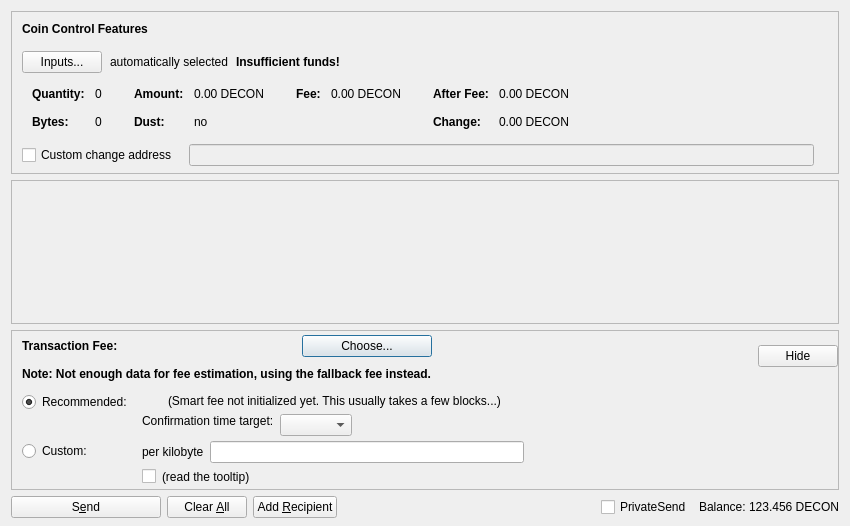
<?xml version="1.0" encoding="UTF-8"?>
<ui version="4.0">
 <class>SendCoinsDialog</class>
 <widget class="QDialog" name="SendCoinsDialog">
  <property name="geometry">
   <rect>
    <x>0</x>
    <y>0</y>
    <width>850</width>
    <height>526</height>
   </rect>
  </property>
  <property name="windowTitle">
   <string>Send Coins</string>
  </property>
  <layout class="QVBoxLayout" name="verticalLayout" stretch="0,1,0,0">
   <property name="bottomMargin">
    <number>8</number>
   </property>
   <item>
    <widget class="QFrame" name="frameCoinControl">
     <property name="sizePolicy">
      <sizepolicy hsizetype="Expanding" vsizetype="Expanding">
       <horstretch>0</horstretch>
       <verstretch>0</verstretch>
      </sizepolicy>
     </property>
     <property name="maximumSize">
      <size>
       <width>16777215</width>
       <height>16777215</height>
      </size>
     </property>
     <property name="frameShape">
      <enum>QFrame::StyledPanel</enum>
     </property>
     <property name="frameShadow">
      <enum>QFrame::Sunken</enum>
     </property>
     <layout class="QVBoxLayout" name="verticalLayoutCoinControl2">
      <property name="spacing">
       <number>0</number>
      </property>
      <property name="leftMargin">
       <number>0</number>
      </property>
      <property name="topMargin">
       <number>0</number>
      </property>
      <property name="rightMargin">
       <number>0</number>
      </property>
      <property name="bottomMargin">
       <number>6</number>
      </property>
      <item>
       <layout class="QVBoxLayout" name="verticalLayoutCoinControl" stretch="0,0,0,0,1">
        <property name="spacing">
         <number>0</number>
        </property>
        <property name="leftMargin">
         <number>10</number>
        </property>
        <property name="topMargin">
         <number>10</number>
        </property>
        <item>
         <layout class="QHBoxLayout" name="horizontalLayoutCoinControl1">
          <property name="bottomMargin">
           <number>15</number>
          </property>
          <item>
           <widget class="QLabel" name="labelCoinControlFeatures">
            <property name="sizePolicy">
             <sizepolicy hsizetype="Preferred" vsizetype="Maximum">
              <horstretch>0</horstretch>
              <verstretch>0</verstretch>
             </sizepolicy>
            </property>
            <property name="font">
             <font>
              <weight>75</weight>
              <bold>true</bold>
             </font>
            </property>
            <property name="styleSheet">
             <string notr="true">font-weight:bold;</string>
            </property>
            <property name="text">
             <string>Coin Control Features</string>
            </property>
           </widget>
          </item>
         </layout>
        </item>
        <item>
         <layout class="QHBoxLayout" name="horizontalLayoutCoinControl2" stretch="0,0,0,0">
          <property name="spacing">
           <number>8</number>
          </property>
          <property name="bottomMargin">
           <number>10</number>
          </property>
          <item>
           <widget class="QPushButton" name="pushButtonCoinControl">
            <property name="styleSheet">
             <string notr="true"/>
            </property>
            <property name="text">
             <string>Inputs...</string>
            </property>
            <property name="autoDefault">
             <bool>false</bool>
            </property>
           </widget>
          </item>
          <item>
           <widget class="QLabel" name="labelCoinControlAutomaticallySelected">
            <property name="text">
             <string>automatically selected</string>
            </property>
            <property name="margin">
             <number>5</number>
            </property>
           </widget>
          </item>
          <item>
           <widget class="QLabel" name="labelCoinControlInsuffFunds">
            <property name="font">
             <font>
              <weight>75</weight>
              <bold>true</bold>
             </font>
            </property>
            <property name="styleSheet">
             <string notr="true">font-weight:bold;</string>
            </property>
            <property name="text">
             <string>Insufficient funds!</string>
            </property>
            <property name="margin">
             <number>5</number>
            </property>
           </widget>
          </item>
          <item>
           <spacer name="horizontalSpacerCoinControl">
            <property name="orientation">
             <enum>Qt::Horizontal</enum>
            </property>
            <property name="sizeHint" stdset="0">
             <size>
              <width>40</width>
              <height>1</height>
             </size>
            </property>
           </spacer>
          </item>
         </layout>
        </item>
        <item>
         <widget class="QWidget" name="widgetCoinControl" native="true">
          <property name="sizePolicy">
           <sizepolicy hsizetype="Preferred" vsizetype="Preferred">
            <horstretch>0</horstretch>
            <verstretch>0</verstretch>
           </sizepolicy>
          </property>
          <property name="minimumSize">
           <size>
            <width>0</width>
            <height>0</height>
           </size>
          </property>
          <property name="styleSheet">
           <string notr="true"/>
          </property>
          <layout class="QHBoxLayout" name="horizontalLayoutCoinControl5">
           <property name="leftMargin">
            <number>0</number>
           </property>
           <property name="topMargin">
            <number>0</number>
           </property>
           <property name="rightMargin">
            <number>0</number>
           </property>
           <property name="bottomMargin">
            <number>0</number>
           </property>
           <item>
            <layout class="QHBoxLayout" name="horizontalLayoutCoinControl3" stretch="0,0,0,1">
             <property name="spacing">
              <number>20</number>
             </property>
             <property name="topMargin">
              <number>0</number>
             </property>
             <property name="bottomMargin">
              <number>10</number>
             </property>
             <item>
              <layout class="QFormLayout" name="formLayoutCoinControl1">
               <property name="horizontalSpacing">
                <number>10</number>
               </property>
               <property name="verticalSpacing">
                <number>14</number>
               </property>
               <property name="leftMargin">
                <number>10</number>
               </property>
               <property name="topMargin">
                <number>4</number>
               </property>
               <property name="rightMargin">
                <number>6</number>
               </property>
               <item row="0" column="0">
                <widget class="QLabel" name="labelCoinControlQuantityText">
                 <property name="font">
                  <font>
                   <weight>75</weight>
                   <bold>true</bold>
                  </font>
                 </property>
                 <property name="text">
                  <string>Quantity:</string>
                 </property>
                 <property name="margin">
                  <number>0</number>
                 </property>
                </widget>
               </item>
               <item row="0" column="1">
                <widget class="QLabel" name="labelCoinControlQuantity">
                 <property name="cursor">
                  <cursorShape>IBeamCursor</cursorShape>
                 </property>
                 <property name="contextMenuPolicy">
                  <enum>Qt::ActionsContextMenu</enum>
                 </property>
                 <property name="text">
                  <string notr="true">0</string>
                 </property>
                 <property name="margin">
                  <number>0</number>
                 </property>
                 <property name="textInteractionFlags">
                  <set>Qt::LinksAccessibleByMouse|Qt::TextSelectableByKeyboard|Qt::TextSelectableByMouse</set>
                 </property>
                </widget>
               </item>
               <item row="1" column="0">
                <widget class="QLabel" name="labelCoinControlBytesText">
                 <property name="font">
                  <font>
                   <weight>75</weight>
                   <bold>true</bold>
                  </font>
                 </property>
                 <property name="text">
                  <string>Bytes:</string>
                 </property>
                </widget>
               </item>
               <item row="1" column="1">
                <widget class="QLabel" name="labelCoinControlBytes">
                 <property name="cursor">
                  <cursorShape>IBeamCursor</cursorShape>
                 </property>
                 <property name="contextMenuPolicy">
                  <enum>Qt::ActionsContextMenu</enum>
                 </property>
                 <property name="text">
                  <string notr="true">0</string>
                 </property>
                 <property name="textInteractionFlags">
                  <set>Qt::LinksAccessibleByMouse|Qt::TextSelectableByKeyboard|Qt::TextSelectableByMouse</set>
                 </property>
                </widget>
               </item>
              </layout>
             </item>
             <item>
              <layout class="QFormLayout" name="formLayoutCoinControl2">
               <property name="horizontalSpacing">
                <number>10</number>
               </property>
               <property name="verticalSpacing">
                <number>14</number>
               </property>
               <property name="leftMargin">
                <number>6</number>
               </property>
               <property name="topMargin">
                <number>4</number>
               </property>
               <property name="rightMargin">
                <number>6</number>
               </property>
               <item row="0" column="0">
                <widget class="QLabel" name="labelCoinControlAmountText">
                 <property name="font">
                  <font>
                   <weight>75</weight>
                   <bold>true</bold>
                  </font>
                 </property>
                 <property name="text">
                  <string>Amount:</string>
                 </property>
                 <property name="margin">
                  <number>0</number>
                 </property>
                </widget>
               </item>
               <item row="0" column="1">
                <widget class="QLabel" name="labelCoinControlAmount">
                 <property name="cursor">
                  <cursorShape>IBeamCursor</cursorShape>
                 </property>
                 <property name="contextMenuPolicy">
                  <enum>Qt::ActionsContextMenu</enum>
                 </property>
                 <property name="text">
                  <string notr="true">0.00 DECON</string>
                 </property>
                 <property name="textInteractionFlags">
                  <set>Qt::LinksAccessibleByMouse|Qt::TextSelectableByKeyboard|Qt::TextSelectableByMouse</set>
                 </property>
                </widget>
               </item>
               <item row="1" column="0">
                <widget class="QLabel" name="labelCoinControlLowOutputText">
                 <property name="font">
                  <font>
                   <weight>75</weight>
                   <bold>true</bold>
                  </font>
                 </property>
                 <property name="text">
                  <string>Dust:</string>
                 </property>
                </widget>
               </item>
               <item row="1" column="1">
                <widget class="QLabel" name="labelCoinControlLowOutput">
                 <property name="cursor">
                  <cursorShape>IBeamCursor</cursorShape>
                 </property>
                 <property name="contextMenuPolicy">
                  <enum>Qt::ActionsContextMenu</enum>
                 </property>
                 <property name="text">
                  <string notr="true">no</string>
                 </property>
                 <property name="textInteractionFlags">
                  <set>Qt::LinksAccessibleByMouse|Qt::TextSelectableByKeyboard|Qt::TextSelectableByMouse</set>
                 </property>
                </widget>
               </item>
              </layout>
             </item>
             <item>
              <layout class="QFormLayout" name="formLayoutCoinControl3">
               <property name="horizontalSpacing">
                <number>10</number>
               </property>
               <property name="verticalSpacing">
                <number>14</number>
               </property>
               <property name="leftMargin">
                <number>6</number>
               </property>
               <property name="topMargin">
                <number>4</number>
               </property>
               <property name="rightMargin">
                <number>6</number>
               </property>
               <item row="0" column="0">
                <widget class="QLabel" name="labelCoinControlFeeText">
                 <property name="font">
                  <font>
                   <weight>75</weight>
                   <bold>true</bold>
                  </font>
                 </property>
                 <property name="text">
                  <string>Fee:</string>
                 </property>
                 <property name="margin">
                  <number>0</number>
                 </property>
                </widget>
               </item>
               <item row="0" column="1">
                <widget class="QLabel" name="labelCoinControlFee">
                 <property name="cursor">
                  <cursorShape>IBeamCursor</cursorShape>
                 </property>
                 <property name="contextMenuPolicy">
                  <enum>Qt::ActionsContextMenu</enum>
                 </property>
                 <property name="text">
                  <string notr="true">0.00 DECON</string>
                 </property>
                 <property name="textInteractionFlags">
                  <set>Qt::LinksAccessibleByMouse|Qt::TextSelectableByKeyboard|Qt::TextSelectableByMouse</set>
                 </property>
                </widget>
               </item>
              </layout>
             </item>
             <item>
              <layout class="QFormLayout" name="formLayoutCoinControl4">
               <property name="horizontalSpacing">
                <number>10</number>
               </property>
               <property name="verticalSpacing">
                <number>14</number>
               </property>
               <property name="leftMargin">
                <number>6</number>
               </property>
               <property name="topMargin">
                <number>4</number>
               </property>
               <property name="rightMargin">
                <number>6</number>
               </property>
               <item row="0" column="0">
                <widget class="QLabel" name="labelCoinControlAfterFeeText">
                 <property name="font">
                  <font>
                   <weight>75</weight>
                   <bold>true</bold>
                  </font>
                 </property>
                 <property name="text">
                  <string>After Fee:</string>
                 </property>
                 <property name="margin">
                  <number>0</number>
                 </property>
                </widget>
               </item>
               <item row="0" column="1">
                <widget class="QLabel" name="labelCoinControlAfterFee">
                 <property name="cursor">
                  <cursorShape>IBeamCursor</cursorShape>
                 </property>
                 <property name="contextMenuPolicy">
                  <enum>Qt::ActionsContextMenu</enum>
                 </property>
                 <property name="text">
                  <string notr="true">0.00 DECON</string>
                 </property>
                 <property name="textInteractionFlags">
                  <set>Qt::LinksAccessibleByMouse|Qt::TextSelectableByKeyboard|Qt::TextSelectableByMouse</set>
                 </property>
                </widget>
               </item>
               <item row="1" column="0">
                <widget class="QLabel" name="labelCoinControlChangeText">
                 <property name="font">
                  <font>
                   <weight>75</weight>
                   <bold>true</bold>
                  </font>
                 </property>
                 <property name="text">
                  <string>Change:</string>
                 </property>
                </widget>
               </item>
               <item row="1" column="1">
                <widget class="QLabel" name="labelCoinControlChange">
                 <property name="cursor">
                  <cursorShape>IBeamCursor</cursorShape>
                 </property>
                 <property name="contextMenuPolicy">
                  <enum>Qt::ActionsContextMenu</enum>
                 </property>
                 <property name="text">
                  <string notr="true">0.00 DECON</string>
                 </property>
                 <property name="textInteractionFlags">
                  <set>Qt::LinksAccessibleByMouse|Qt::TextSelectableByKeyboard|Qt::TextSelectableByMouse</set>
                 </property>
                </widget>
               </item>
              </layout>
             </item>
            </layout>
           </item>
          </layout>
         </widget>
        </item>
        <item>
         <layout class="QHBoxLayout" name="horizontalLayoutCoinControl4" stretch="0,0,0">
          <property name="spacing">
           <number>12</number>
          </property>
          <property name="sizeConstraint">
           <enum>QLayout::SetDefaultConstraint</enum>
          </property>
          <property name="topMargin">
           <number>5</number>
          </property>
          <property name="rightMargin">
           <number>5</number>
          </property>
          <item>
           <widget class="QCheckBox" name="checkBoxCoinControlChange">
            <property name="toolTip">
             <string>If this is activated, but the change address is empty or invalid, change will be sent to a newly generated address.</string>
            </property>
            <property name="text">
             <string>Custom change address</string>
            </property>
           </widget>
          </item>
          <item>
           <widget class="QValidatedLineEdit" name="lineEditCoinControlChange">
            <property name="enabled">
             <bool>false</bool>
            </property>
            <property name="sizePolicy">
             <sizepolicy hsizetype="Expanding" vsizetype="Fixed">
              <horstretch>0</horstretch>
              <verstretch>0</verstretch>
             </sizepolicy>
            </property>
           </widget>
          </item>
          <item>
           <widget class="QLabel" name="labelCoinControlChangeLabel">
            <property name="sizePolicy">
             <sizepolicy hsizetype="Preferred" vsizetype="Expanding">
              <horstretch>0</horstretch>
              <verstretch>0</verstretch>
             </sizepolicy>
            </property>
            <property name="minimumSize">
             <size>
              <width>0</width>
              <height>0</height>
             </size>
            </property>
            <property name="text">
             <string/>
            </property>
            <property name="margin">
             <number>3</number>
            </property>
           </widget>
          </item>
         </layout>
        </item>
        <item>
         <spacer name="verticalSpacerCoinControl">
          <property name="orientation">
           <enum>Qt::Vertical</enum>
          </property>
          <property name="sizeHint" stdset="0">
           <size>
            <width>800</width>
            <height>1</height>
           </size>
          </property>
         </spacer>
        </item>
       </layout>
      </item>
     </layout>
    </widget>
   </item>
   <item>
    <widget class="QScrollArea" name="scrollArea">
     <property name="widgetResizable">
      <bool>true</bool>
     </property>
     <widget class="QWidget" name="scrollAreaWidgetContents">
      <property name="geometry">
       <rect>
        <x>0</x>
        <y>0</y>
        <width>830</width>
        <height>104</height>
       </rect>
      </property>
      <layout class="QVBoxLayout" name="verticalLayout_2" stretch="0,1">
       <property name="leftMargin">
        <number>0</number>
       </property>
       <property name="topMargin">
        <number>0</number>
       </property>
       <property name="rightMargin">
        <number>0</number>
       </property>
       <property name="bottomMargin">
        <number>0</number>
       </property>
       <item>
        <layout class="QVBoxLayout" name="entries">
         <property name="spacing">
          <number>6</number>
         </property>
        </layout>
       </item>
       <item>
        <spacer name="verticalSpacer">
         <property name="orientation">
          <enum>Qt::Vertical</enum>
         </property>
         <property name="sizeHint" stdset="0">
          <size>
           <width>20</width>
           <height>40</height>
          </size>
         </property>
        </spacer>
       </item>
      </layout>
     </widget>
    </widget>
   </item>
   <item>
    <widget class="QFrame" name="frameFee">
     <property name="sizePolicy">
      <sizepolicy hsizetype="Expanding" vsizetype="Expanding">
       <horstretch>0</horstretch>
       <verstretch>0</verstretch>
      </sizepolicy>
     </property>
     <property name="maximumSize">
      <size>
       <width>16777215</width>
       <height>16777215</height>
      </size>
     </property>
     <property name="frameShape">
      <enum>QFrame::StyledPanel</enum>
     </property>
     <property name="frameShadow">
      <enum>QFrame::Sunken</enum>
     </property>
     <layout class="QVBoxLayout" name="verticalLayoutFee1">
      <property name="spacing">
       <number>0</number>
      </property>
      <property name="leftMargin">
       <number>0</number>
      </property>
      <property name="topMargin">
       <number>0</number>
      </property>
      <property name="rightMargin">
       <number>0</number>
      </property>
      <property name="bottomMargin">
       <number>0</number>
      </property>
      <item>
       <layout class="QVBoxLayout" name="verticalLayoutFee2" stretch="0,0,0">
        <property name="spacing">
         <number>0</number>
        </property>
        <property name="leftMargin">
         <number>10</number>
        </property>
        <property name="topMargin">
         <number>0</number>
        </property>
        <item>
         <layout class="QHBoxLayout" name="horizontalLayoutFee1">
          <property name="bottomMargin">
           <number>0</number>
          </property>
          <item>
           <layout class="QVBoxLayout" name="verticalLayoutFee7">
            <property name="spacing">
             <number>0</number>
            </property>
            <item>
             <spacer name="verticalSpacerSmartFee">
              <property name="orientation">
               <enum>Qt::Vertical</enum>
              </property>
              <property name="sizeType">
               <enum>QSizePolicy::Fixed</enum>
              </property>
              <property name="sizeHint" stdset="0">
               <size>
                <width>1</width>
                <height>4</height>
               </size>
              </property>
             </spacer>
            </item>
            <item>
             <layout class="QHBoxLayout" name="horizontalLayoutSmartFee">
              <property name="spacing">
               <number>10</number>
              </property>
              <item>
               <widget class="QLabel" name="labelFeeHeadline">
                <property name="sizePolicy">
                 <sizepolicy hsizetype="Preferred" vsizetype="Maximum">
                  <horstretch>0</horstretch>
                  <verstretch>0</verstretch>
                 </sizepolicy>
                </property>
                <property name="font">
                 <font>
                  <weight>75</weight>
                  <bold>true</bold>
                 </font>
                </property>
                <property name="styleSheet">
                 <string notr="true">font-weight:bold;</string>
                </property>
                <property name="text">
                 <string>Transaction Fee:</string>
                </property>
               </widget>
              </item>
              <item>
               <widget class="QLabel" name="labelFeeMinimized">
                <property name="text">
                 <string/>
                </property>
               </widget>
              </item>
              <item>
               <widget class="QPushButton" name="buttonChooseFee">
                <property name="text">
                 <string>Choose...</string>
                </property>
               </widget>
              </item>
             </layout>
            </item>
            <item>
             <spacer name="verticalSpacer_7">
              <property name="orientation">
               <enum>Qt::Vertical</enum>
              </property>
              <property name="sizeHint" stdset="0">
               <size>
                <width>1</width>
                <height>10</height>
               </size>
              </property>
             </spacer>
            </item>
            <item>
             <widget class="QLabel" name="fallbackFeeWarningLabel">
              <property name="toolTip">
               <string>Using the fallbackfee can result in sending a transaction that will take several hours or days (or never) to confirm. Consider choosing your fee manually or wait until you have validated the complete chain.</string>
              </property>
              <property name="font">
              <font>
                  <weight>75</weight>
                  <bold>true</bold>
              </font>
              </property>
              <property name="text">
               <string>Note: Not enough data for fee estimation, using the fallback fee instead.</string>
              </property>
              <property name="wordWrap">
               <bool>false</bool>
              </property>
             </widget>
            </item>
            <item>
             <spacer name="verticalSpacer_5">
              <property name="orientation">
               <enum>Qt::Vertical</enum>
              </property>
              <property name="sizeHint" stdset="0">
               <size>
                <width>1</width>
                <height>1</height>
               </size>
              </property>
             </spacer>
            </item>
           </layout>
          </item>
          <item>
           <spacer name="horizontalSpacer_4">
            <property name="orientation">
             <enum>Qt::Horizontal</enum>
            </property>
            <property name="sizeHint" stdset="0">
             <size>
              <width>1</width>
              <height>1</height>
             </size>
            </property>
           </spacer>
          </item>
          <item>
           <widget class="QPushButton" name="buttonMinimizeFee">
            <property name="toolTip">
             <string>collapse fee-settings</string>
            </property>
            <property name="text">
             <string>Hide</string>
            </property>
           </widget>
          </item>
         </layout>
        </item>
        <item>
         <widget class="QFrame" name="frameFeeSelection">
          <layout class="QVBoxLayout" name="verticalLayoutFee12">
           <property name="spacing">
            <number>0</number>
           </property>
           <property name="leftMargin">
            <number>0</number>
           </property>
           <property name="topMargin">
            <number>0</number>
           </property>
           <property name="rightMargin">
            <number>0</number>
           </property>
           <property name="bottomMargin">
            <number>0</number>
           </property>
           <item>
            <layout class="QGridLayout" name="gridLayoutFee">
             <property name="topMargin">
              <number>10</number>
             </property>
             <property name="bottomMargin">
              <number>4</number>
             </property>
             <property name="horizontalSpacing">
              <number>10</number>
             </property>
             <property name="verticalSpacing">
              <number>4</number>
             </property>
             <item row="1" column="1">
              <layout class="QVBoxLayout" name="verticalLayoutFee8">
               <property name="spacing">
                <number>6</number>
               </property>
               <item>
                <layout class="QHBoxLayout" name="horizontalLayoutFee13">
                 <item>
                  <widget class="QLabel" name="labelCustomPerKilobyte">
                   <property name="toolTip">
                    <string>If the custom fee is set to 1000 dusts and the transaction is only 250 bytes, then &quot;per kilobyte&quot; only pays 250 dusts in fee,&lt;br /&gt;while &quot;at least&quot; pays 1000 dusts. For transactions bigger than a kilobyte both pay by kilobyte.</string>
                   </property>
                   <property name="text">
                    <string>per kilobyte</string>
                   </property>
                  </widget>
                 </item>
                 <item>
                  <widget class="BitcoinAmountField" name="customFee"/>
                 </item>
                 <item>
                  <spacer name="horizontalSpacer_6">
                   <property name="orientation">
                    <enum>Qt::Horizontal</enum>
                   </property>
                   <property name="sizeHint" stdset="0">
                    <size>
                     <width>1</width>
                     <height>1</height>
                    </size>
                   </property>
                  </spacer>
                 </item>
                </layout>
               </item>
               <item>
                <layout class="QHBoxLayout" name="horizontalLayoutFee8">
                 <item>
                  <widget class="QCheckBox" name="checkBoxMinimumFee">
                   <property name="toolTip">
                    <string>Paying only the minimum fee is just fine as long as there is less transaction volume than space in the blocks.&lt;br /&gt;But be aware that this can end up in a never confirming transaction once there is more demand for decon transactions than the network can process.</string>
                   </property>
                   <property name="text">
                    <string/>
                   </property>
                  </widget>
                 </item>
                 <item>
                  <widget class="QLabel" name="labelMinFeeWarning">
                   <property name="enabled">
                    <bool>true</bool>
                   </property>
                   <property name="toolTip">
                    <string>Paying only the minimum fee is just fine as long as there is less transaction volume than space in the blocks.&lt;br /&gt;But be aware that this can end up in a never confirming transaction once there is more demand for decon transactions than the network can process.</string>
                   </property>
                   <property name="text">
                    <string>(read the tooltip)</string>
                   </property>
                   <property name="margin">
                    <number>5</number>
                   </property>
                  </widget>
                 </item>
                 <item>
                  <spacer name="horizontalSpacer_2">
                   <property name="orientation">
                    <enum>Qt::Horizontal</enum>
                   </property>
                   <property name="sizeHint" stdset="0">
                    <size>
                     <width>1</width>
                     <height>1</height>
                    </size>
                   </property>
                  </spacer>
                 </item>
                </layout>
               </item>
              </layout>
             </item>
             <item row="0" column="0">
              <layout class="QVBoxLayout" name="verticalLayoutFee4" stretch="0,1">
               <item>
                <widget class="QRadioButton" name="radioSmartFee">
                 <property name="text">
                  <string>Recommended:</string>
                 </property>
                 <property name="checked">
                  <bool>true</bool>
                 </property>
                 <attribute name="buttonGroup">
                  <string notr="true">groupFee</string>
                 </attribute>
                </widget>
               </item>
               <item>
                <spacer name="verticalSpacer_2">
                 <property name="orientation">
                  <enum>Qt::Vertical</enum>
                 </property>
                 <property name="sizeHint" stdset="0">
                  <size>
                   <width>1</width>
                   <height>1</height>
                  </size>
                 </property>
                </spacer>
               </item>
              </layout>
             </item>
             <item row="1" column="0">
              <layout class="QVBoxLayout" name="verticalLayoutFee9" stretch="0,1">
               <item>
                <widget class="QRadioButton" name="radioCustomFee">
                 <property name="text">
                  <string>Custom:</string>
                 </property>
                 <attribute name="buttonGroup">
                  <string notr="true">groupFee</string>
                 </attribute>
                </widget>
               </item>
               <item>
                <spacer name="verticalSpacer_6">
                 <property name="orientation">
                  <enum>Qt::Vertical</enum>
                 </property>
                 <property name="sizeHint" stdset="0">
                  <size>
                   <width>1</width>
                   <height>1</height>
                  </size>
                 </property>
                </spacer>
               </item>
              </layout>
             </item>
             <item row="0" column="1">
              <layout class="QVBoxLayout" name="verticalLayoutFee3" stretch="0,0,1">
               <property name="spacing">
                <number>6</number>
               </property>
               <property name="topMargin">
                <number>2</number>
               </property>
               <item>
                <layout class="QHBoxLayout" name="horizontalLayoutFee12">
                 <item>
                  <widget class="QLabel" name="labelSmartFee">
                   <property name="text">
                    <string/>
                   </property>
                   <property name="margin">
                    <number>2</number>
                   </property>
                  </widget>
                 </item>
                 <item>
                  <widget class="QLabel" name="labelFeeEstimation">
                   <property name="text">
                    <string/>
                   </property>
                  </widget>
                 </item>
                 <item>
                  <widget class="QLabel" name="labelSmartFee2">
                   <property name="text">
                    <string>(Smart fee not initialized yet. This usually takes a few blocks...)</string>
                   </property>
                   <property name="margin">
                    <number>2</number>
                   </property>
                  </widget>
                 </item>
                 <item>
                  <spacer name="horizontalSpacer_5">
                   <property name="orientation">
                    <enum>Qt::Horizontal</enum>
                   </property>
                   <property name="sizeHint" stdset="0">
                    <size>
                     <width>1</width>
                     <height>1</height>
                    </size>
                   </property>
                  </spacer>
                 </item>
                </layout>
               </item>
               <item>
                <layout class="QHBoxLayout" name="horizontalLayoutFee9">
                 <item>
                  <layout class="QVBoxLayout" name="verticalLayoutFee6">
                   <item>
                    <widget class="QLabel" name="labelSmartFee3">
                     <property name="text">
                      <string>Confirmation time target:</string>
                     </property>
                     <property name="margin">
                      <number>2</number>
                     </property>
                    </widget>
                   </item>
                   <item>
                    <spacer name="verticalSpacer_3">
                     <property name="orientation">
                      <enum>Qt::Vertical</enum>
                     </property>
                     <property name="sizeHint" stdset="0">
                      <size>
                       <width>1</width>
                       <height>1</height>
                      </size>
                     </property>
                    </spacer>
                   </item>
                  </layout>
                 </item>
                 <item>
                  <layout class="QVBoxLayout" name="verticalLayoutFee5">
                   <property name="rightMargin">
                    <number>30</number>
                   </property>
                   <item>
                    <layout class="QHBoxLayout" name="horizontalLayoutConfTarget">
                     <property name="bottomMargin">
                      <number>0</number>
                     </property>
                     <item>
                      <widget class="QComboBox" name="confTargetSelector"/>
                     </item>
                     <item>
                      <spacer name="horizontalSpacerConfTarget">
                       <property name="orientation">
                        <enum>Qt::Horizontal</enum>
                       </property>
                       <property name="sizeHint" stdset="0">
                        <size>
                         <width>40</width>
                         <height>20</height>
                        </size>
                       </property>
                      </spacer>
                     </item>
                    </layout>
                   </item>
                  </layout>
                 </item>
                </layout>
               </item>
               <item>
                <spacer name="verticalSpacer_4">
                 <property name="orientation">
                  <enum>Qt::Vertical</enum>
                 </property>
                 <property name="sizeHint" stdset="0">
                  <size>
                   <width>1</width>
                   <height>1</height>
                  </size>
                 </property>
                </spacer>
               </item>
              </layout>
             </item>
            </layout>
           </item>
          </layout>
         </widget>
        </item>
        <item>
         <spacer name="verticalSpacerFee">
          <property name="orientation">
           <enum>Qt::Vertical</enum>
          </property>
          <property name="sizeHint" stdset="0">
           <size>
            <width>800</width>
            <height>1</height>
           </size>
          </property>
         </spacer>
        </item>
       </layout>
      </item>
     </layout>
    </widget>
   </item>
   <item>
    <layout class="QHBoxLayout" name="horizontalLayout">
     <item>
      <widget class="QPushButton" name="sendButton">
       <property name="minimumSize">
        <size>
         <width>150</width>
         <height>0</height>
        </size>
       </property>
       <property name="toolTip">
        <string>Confirm the send action</string>
       </property>
       <property name="text">
        <string>S&amp;end</string>
       </property>
       <property name="autoDefault">
        <bool>false</bool>
       </property>
       <property name="default">
        <bool>false</bool>
       </property>
      </widget>
     </item>
     <item>
      <widget class="QPushButton" name="clearButton">
       <property name="sizePolicy">
        <sizepolicy hsizetype="Minimum" vsizetype="Fixed">
         <horstretch>0</horstretch>
         <verstretch>0</verstretch>
        </sizepolicy>
       </property>
       <property name="toolTip">
        <string>Clear all fields of the form.</string>
       </property>
       <property name="text">
        <string>Clear &amp;All</string>
       </property>
       <property name="autoDefault">
        <bool>false</bool>
       </property>
      </widget>
     </item>
     <item>
      <widget class="QPushButton" name="addButton">
       <property name="toolTip">
        <string>Send to multiple recipients at once</string>
       </property>
       <property name="text">
        <string>Add &amp;Recipient</string>
       </property>
       <property name="autoDefault">
        <bool>false</bool>
       </property>
      </widget>
     </item>
     <item>
      <spacer name="horizontalSpacer">
       <property name="orientation">
        <enum>Qt::Horizontal</enum>
       </property>
       <property name="sizeHint" stdset="0">
        <size>
         <width>40</width>
         <height>20</height>
        </size>
       </property>
      </spacer>
     </item>
     <item>
      <layout class="QHBoxLayout" name="horizontalLayout_2">
       <property name="spacing">
        <number>3</number>
       </property>
       <item>
        <widget class="QCheckBox" name="checkUsePrivateSend">
         <property name="minimumSize">
          <size>
           <width>95</width>
           <height>0</height>
          </size>
         </property>
         <property name="text">
          <string>PrivateSend</string>
         </property>
         <property name="checked">
          <bool>false</bool>
         </property>
        </widget>
       </item>
       <item>
        <widget class="QLabel" name="label">
         <property name="text">
          <string>Balance:</string>
         </property>
        </widget>
       </item>
       <item>
        <widget class="QLabel" name="labelBalance">
         <property name="sizePolicy">
          <sizepolicy hsizetype="Preferred" vsizetype="Fixed">
           <horstretch>0</horstretch>
           <verstretch>0</verstretch>
          </sizepolicy>
         </property>
         <property name="cursor">
          <cursorShape>IBeamCursor</cursorShape>
         </property>
         <property name="text">
          <string notr="true">123.456 DECON</string>
         </property>
         <property name="textInteractionFlags">
          <set>Qt::LinksAccessibleByMouse|Qt::TextSelectableByKeyboard|Qt::TextSelectableByMouse</set>
         </property>
        </widget>
       </item>
      </layout>
     </item>
    </layout>
   </item>
  </layout>
 </widget>
 <customwidgets>
  <customwidget>
   <class>QValidatedLineEdit</class>
   <extends>QLineEdit</extends>
   <header>qvalidatedlineedit.h</header>
  </customwidget>
  <customwidget>
   <class>BitcoinAmountField</class>
   <extends>QLineEdit</extends>
   <header>bitcoinamountfield.h</header>
   <container>1</container>
  </customwidget>
 </customwidgets>
 <resources>
  <include location="../decon.qrc"/>
 </resources>
 <connections/>
 <buttongroups>
  <buttongroup name="groupFee"/>
 </buttongroups>
</ui>
